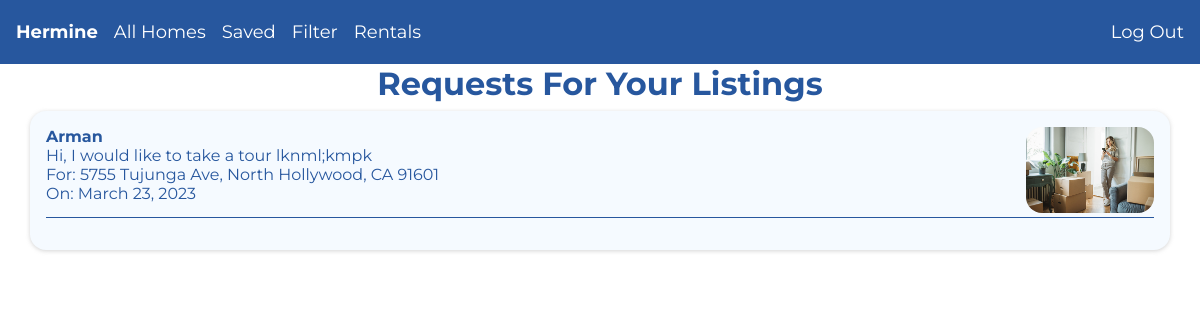
Page /requests (signed in) on the committed database.
### my_app/models.py (models this page shows, shortened)
class User(AbstractUser):
    pass

class TourRequest(models.Model):
    listing = models.ForeignKey(Listing, on_delete=models.CASCADE, related_name="tour_requests")
    sender = models.ForeignKey("User", on_delete=models.PROTECT, related_name="sent")
    recipients = models.ManyToManyField("User", related_name="mailbox")
    subject = models.CharField(max_length=255)
    body = models.TextField(blank=True)
    date = models.DateField(null=True, blank=True)
    timestamp = models.DateTimeField(auto_now_add=True)

class Listing(models.Model):
    home_type = models.ForeignKey(Property, on_delete=models.CASCADE, null=True, blank=True, related_name="listings")
    description = models.TextField(null=True, blank=True)
    address = models.CharField(max_length=100)
    lot = models.FloatField(blank=True, null=True)
    long = models.FloatField(blank=True, null=True)
    price = models.FloatField(max_length=100, null=True, blank=True)
    bed = models.IntegerField(null=True, blank=True)
    bath = models.IntegerField(null=True, blank=True)
    year_built = models.IntegerField(null=True, blank=True)
    image = models.ImageField(upload_to="images/", null=True, blank=True)
    owner = models.ForeignKey(User, on_delete=models.CASCADE, related_name="listings" )
    saved = models.ManyToManyField(User, blank=True, related_name="saved")

### my_app/views.py (the view)
# urls.py: path("requests", views.requests, name="requests"),
def requests(request):
    try:
        if not request.user.is_authenticated:
            return HttpResponseRedirect(reverse("login"))
        requests = TourRequest.objects.filter(recipients=request.user).order_by('date')
        return render(request, "my_app/requests.html", {
            "requests": requests
        })
    except:
        return render(request, "my_app/requests.html", {
            "message": "Could not fetch data!"
        })

### my_app/templates/my_app/requests.html (shortened to what this page needs)
{% extends "my_app/layout.html" %}
{% block body %}
<h1 class="title">Requests For Your Listings</h1>
<div class="requests">
    {% for request in requests %}
    <div>
        <div>
            <h4>{{ request.sender }}</h4>
            <p>{{ request.body }}</p>
            <p>For: {{ request.subject }}</p>
            <p>On: {{ request.date }}</p>
        </div>
        <div> {% if request.listing.image %}
            <img class="request-img" src="{{ request.listing.image.url }}" alt="">
            {% else %}
            <img class="request-img"
                src="https://www.seekpng.com/png/detail/339-3392184_home-icons-blue-home-icon-blue-png.png" alt="">
            {% endif %}
        </div>
    </div>
    {% endfor %}
</div>
{% endblock %}

### my_app/templates/my_app/layout.html (shortened to what this page needs)
{% load static %}
<!DOCTYPE html>
<html lang="en">
<head>
    <link href='https://api.mapbox.com/mapbox-gl-js/v2.13.0/mapbox-gl.css' rel='stylesheet' />
    <link href="{% static 'my_app/styles.css' %}" rel="stylesheet">
</head>
<body>
    <div class="navbar">
        {% if user.is_authenticated %}
        <b><a class="link" href="{% url 'index' %}">{{ user }}</a></b>
        <div class="dropdown">
            <a class="link" href="{% url 'reset' %}">All Homes</a>
        </div>
        <div class="dropdown">
            <a class="link" href="{% url 'saved' %}">Saved</a>
        </div>
        <div class="dropdown">
            <button class="link">Filter</button>
        </div>
        <div class="dropdown">
            <button class="link">Rentals</button>
        </div>
        <div class="log-out dropdown"><a class="link" href="{% url 'logout' %}">Log Out</a></div>
        {% else %}
        <div><a class="link" href="{% url 'login' %}">Log In</a></div>
        <div><a class="link" href="{% url 'register' %}">Register</a></div>
        {% endif %}
    </div>
    <div class="body">
        {% block body %}
        {% endblock %}
    </div>
</body>
</html>

### my_app/static/my_app/styles.css (style rules this page uses)
* { margin: 0; padding: 0; box-sizing: border-box; text-decoration: none; list-style-type: none; outline: none; font-family: "Montserrat", sans-serif; }
:root { --color-primary: #27579e; --color-secondary: #f5faff; --box-shadow: 0 1px 4px rgba(194, 194, 194, 0.7); }
body { background-color: white; }
.body { margin-top: 4rem; }
.navbar { position: fixed; z-index: 100; top: 0; width: 100%; height: 4rem; background-color: var(--color-primary); display: flex; align-items: center; padding-left: 1rem; gap: 1rem; }
.link-mobile, .link { background: none; border: none; text-decoration: none; color: white; font-family: inherit; font-size: large; cursor: pointer; }
.log-out { margin-left: auto; margin-right: 1rem; }
.title { color: #27579e; margin: 0.5rem 0; text-align: center; }
.requests { width: 95%; margin: auto; padding: 1rem; border-radius: 1rem; box-shadow: var(--box-shadow); color: var(--color-primary); background-color: var(--color-secondary); }
.requests > div { display: flex; justify-content: space-between; border-bottom: 0.1rem solid var(--color-primary); margin-bottom: 1rem; }
.requests img { border-radius: 1rem; width: 8rem; }

### rows in the picture
User: username "Hermine"
TourRequest: sender "Arman", body "Hi, I would like to take a tour lknml;kmpk", subject "5755 Tujunga Ave, North Hollywood, CA 91601", date "March 23, 2023", listing.image (picture)
